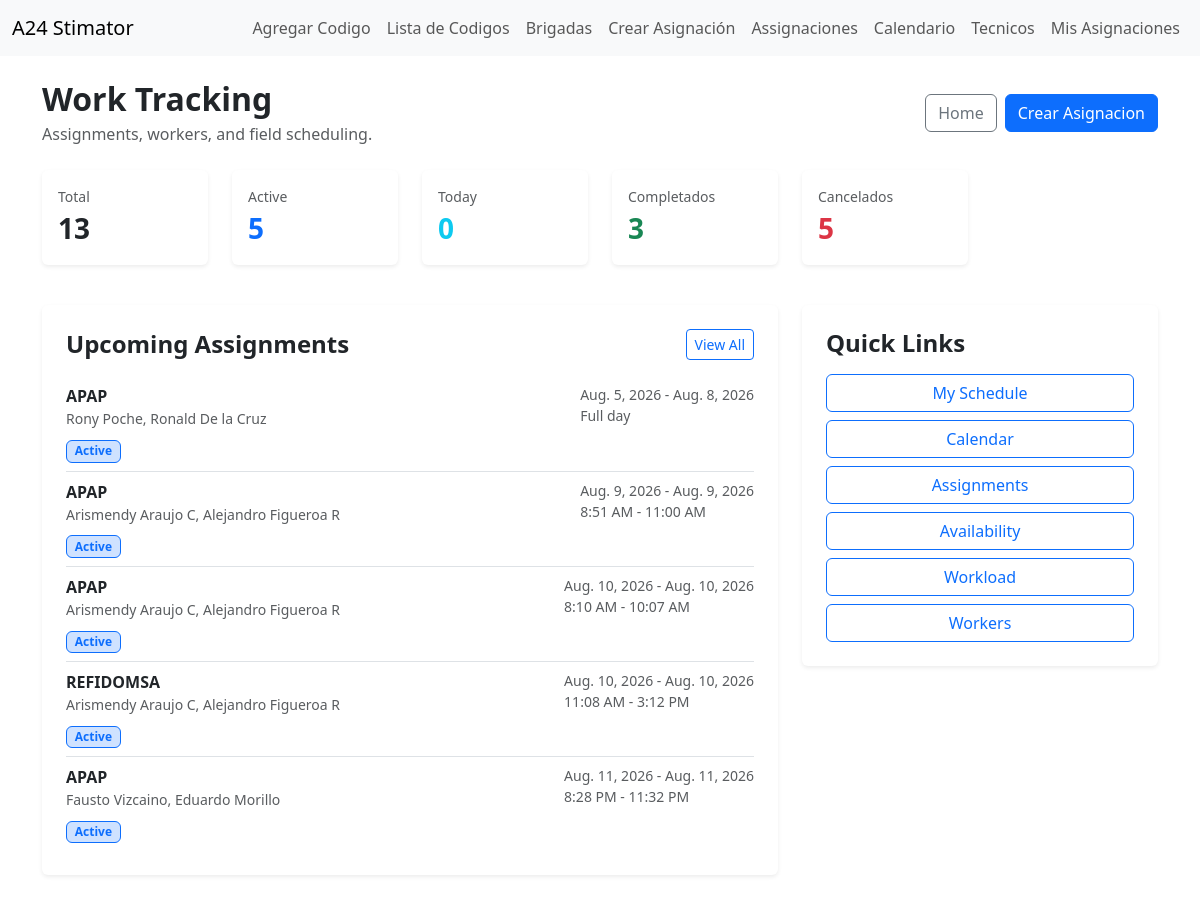
/work-tracking/ (signed in), run on the app's committed database.
### work_tracking/models.py (models this page shows, shortened)
class TechnicianAssigment(models.Model):
    STATUS_ACTIVE = 'active'
    STATUS_CANCELLED = 'cancelled'
    STATUS_COMPLETED = 'completed'
    STATUS_CHOICES = [
        (STATUS_ACTIVE, 'Active'),
        (STATUS_CANCELLED, 'Cancelled'),
        (STATUS_COMPLETED, 'Completed'),
    ]
    workers = models.ManyToManyField(User, through='AssignmentMember', related_name='work_assignments')
    assigned_by = models.ForeignKey(User, on_delete=models.PROTECT, related_name='created_technician_assigments')
    location = models.CharField(max_length=255)
    work_description = models.TextField(blank=True, null=True)
    start_date = models.DateField()
    end_date = models.DateField()
    start_time = models.TimeField(null=True, blank=True)
    end_time = models.TimeField(null=True, blank=True)
    status = models.CharField(max_length=20, choices=STATUS_CHOICES, default=STATUS_ACTIVE)
    created_at = models.DateTimeField(auto_now_add=True)
    completion_notes = models.TextField(blank=True)
    cancel_reason = models.TextField(blank=True)
    completed_at = models.DateTimeField(null=True,blank=True)
    cancelled_at = models.DateTimeField(null=True,blank=True)

### work_tracking/views.py (the view)
# urls.py: path("", views.work_tracking_dashboard_view, name="work_tracking_dashboard"),
@login_required(login_url="login")
def work_tracking_dashboard_view(request):
    if not hasattr(request.user, "profile"):
        messages.error(request, "Your user does not have a worker profile")
        return redirect("my_schedule")
    if request.user.profile.is_technician():
        upcoming_assignments = TechnicianAssigment.objects.filter(
            workers = request.user,
            status = TechnicianAssigment.STATUS_ACTIVE,
            end_date__gte = date.today(),
        ).select_related("assigned_by").prefetch_related("workers",).order_by("start_date", "start_time")[:5]
        summary = None
    else:
        upcoming_assignments = TechnicianAssigment.objects.filter(
            status = TechnicianAssigment.STATUS_ACTIVE,
            end_date__gte = date.today(),
        ).select_related("assigned_by",).prefetch_related("workers",).order_by("start_date", "start_time")[:5]
        summary_queryset = TechnicianAssigment.objects.all()
        today = date.today()
        summary = {
            "total" : summary_queryset.count(),
            "active" :summary_queryset.filter(status = TechnicianAssigment.STATUS_ACTIVE).count(),
            "today": summary_queryset.filter(
                status = TechnicianAssigment.STATUS_ACTIVE,
                start_date__lte = today,
                end_date__gte = today,
            ).count(),
            "completed" :summary_queryset.filter(status = TechnicianAssigment.STATUS_COMPLETED).count(),
            "cancelled" :summary_queryset.filter(status = TechnicianAssigment.STATUS_CANCELLED).count(),
        }
    return render(
        request,
        "work_tracking/dashboard.html",
        {
            "summary": summary,
            "upcoming_assignments": upcoming_assignments,
        }
    )

### work_tracking/models.py (called while the page is built)
    def is_technician(self):
        return self.role == self.ROLE_TECHNICIAN

### work_tracking/templates/work_tracking/dashboard.html (shortened to what this page needs)
{% extends 'html/layout.html' %}
{% block content %}
<div class="d-flex justify-content-between align-items-center mb-4">
    <div>
        <h2 class="fw-bold mb-1">Work Tracking</h2>
        <p class="text-muted mb-0">Assignments, workers, and field scheduling.</p>
    </div>
    <div class="d-flex gap-2">
        <a href="{% url 'home' %}" class="btn btn-outline-secondary">
            Home
        </a>
        {% if not user.profile.is_technician %}
            <a href="{% url 'create_assignment' %}" class="btn btn-primary">
                Crear Asignacion
            </a>
        {% endif %}
    </div>
</div>
{% if summary %}
    <div class="row mb-4">
        <div class="col-md-2 mb-3">
            <a href="{% url 'assignment_list' %}" class="text-decoration-none">
                <div class="card border-0 shadow-sm h-100">
                    <div class="card-body">
                        <div class="text-muted small">Total</div>
                        <div class="fs-3 fw-bold text-dark">{{ summary.total }}</div>
                    </div>
                </div>
            </a>
        </div>
        <div class="col-md-2 mb-3">
            <a href="{% url 'active_assignments' %}" class="text-decoration-none">
                <div class="card border-0 shadow-sm h-100">
                    <div class="card-body">
                        <div class="text-muted small">Active</div>
                        <div class="fs-3 fw-bold text-primary">{{ summary.active }}</div>
                    </div>
                </div>
            </a>
        </div>
        <div class="col-md-2 mb-3">
            <a href="{% url 'todays_assignments' %}" class="text-decoration-none">
                <div class="card border-0 shadow-sm h-100">
                    <div class="card-body">
                        <div class="text-muted small">Today</div>
                        <div class="fs-3 fw-bold text-info">{{ summary.today }}</div>
                    </div>
                </div>
            </a>
        </div>
        <div class="col-md-2 mb-3">
            <a href="{% url 'completed_assignments' %}" class="text-decoration-none">
                <div class="card border-0 shadow-sm h-100">
                    <div class="card-body">
                        <div class="text-muted small">Completados</div>
                        <div class="fs-3 fw-bold text-success">{{ summary.completed }}</div>
                    </div>
                </div>
            </a>
        </div>
       <div class="col-md-2 mb-3">
            <a href="{% url 'cancelled_assignments' %}" class="text-decoration-none">
                <div class="card border-0 shadow-sm h-100">
                    <div class="card-body">
                        <div class="text-muted small">Cancelados</div>
                        <div class="fs-3 fw-bold text-danger">{{ summary.cancelled }}</div>
                    </div>
                </div>
            </a>
        </div>
    </div>
{% endif %}
<div class="row">
    <div class="col-lg-8 mb-4">
        <div class="card border-0 shadow-sm">
            <div class="card-body p-4">
                <div class="d-flex justify-content-between align-items-center mb-3">
                    <h4 class="fw-bold mb-0">Upcoming Assignments</h4>
                    {% if not user.profile.is_technician %}
                        <a href="{% url 'assignment_list' %}" class="btn btn-outline-primary btn-sm">
                            View All
                        </a>
                    {% endif %}
                </div>
                {% if upcoming_assignments %}
                    <div class="list-group list-group-flush">
                        {% for assignment in upcoming_assignments %}
                            <a href="{% url 'assignment_detail' assignment.id %}" class="list-group-item list-group-item-action px-0">
                                <div class="d-flex justify-content-between align-items-start gap-3">
                                    <div>
                                        <strong class="d-block">{{ assignment.location }}</strong>
                                        <div class="text-muted small">
                                            {% for worker in assignment.workers.all %}
                                                {{ worker.get_full_name|default:worker.username }}{% if not forloop.last %}, {% endif %}
                                            {% endfor %}
                                        </div>
                                        <div class="mt-2">
                                            {% if assignment.status == "completed" %}
                                                <span class="badge bg-success-subtle text-success border border-success">
                                                    {{ assignment.get_status_display }}
                                                </span>
                                            {% elif assignment.status == "cancelled" %}
                                                <span class="badge bg-danger-subtle text-danger border border-danger">
                                                    {{ assignment.get_status_display }}
                                                </span>
                                            {% else %}
                                                <span class="badge bg-primary-subtle text-primary border border-primary">
                                                    {{ assignment.get_status_display }}
                                                </span>
                                            {% endif %}
                                        </div>
                                    </div>
                                    <span class="text-muted small text-nowrap">
                                        {{ assignment.start_date }} - {{ assignment.end_date }}
                                        {% if assignment.start_time and assignment.end_time %}
                                            <br>
                                            {{ assignment.start_time|time:"g:i A" }} - {{ assignment.end_time|time:"g:i A" }}
                                        {% else %}
                                            <br>
                                            Full day
                                        {% endif %}
                                    </span>
                                </div>
                            </a>
                        {% endfor %}
                    </div>
                {% else %}
                    <div class="alert alert-info mb-0">
                        No upcoming assignments.
                    </div>
                {% endif %}
            </div>
        </div>
    </div>
    <div class="col-lg-4 mb-4">
        <div class="card border-0 shadow-sm">
            <div class="card-body p-4">
                <h4 class="fw-bold mb-3">Quick Links</h4>
                <div class="d-grid gap-2">
                    <a href="{% url 'my_schedule' %}" class="btn btn-outline-primary">My Schedule</a>
                    <a href="{% url 'assignment_calendar' %}" class="btn btn-outline-primary">Calendar</a>
                    {% if not user.profile.is_technician %}
                        <a href="{% url 'assignment_list' %}" class="btn btn-outline-primary">Assignments</a>
                        <a href="{% url 'worker_availability' %}" class="btn btn-outline-primary">Availability</a>
                        <a href="{% url 'worker_workload' %}" class="btn btn-outline-primary">Workload</a>
                        <a href="{% url 'worker_directory' %}" class="btn btn-outline-primary">Workers</a>
                    {% endif %}
                </div>
            </div>
        </div>
    </div>
</div>
{% endblock %}

### data on the page
TechnicianAssigment: location "APAP", status "Active", start_date "Aug. 5, 2026", end_date "Aug. 8, 2026", shows "Full day"
TechnicianAssigment: location "APAP", status "Active", start_date "Aug. 9, 2026", end_date "Aug. 9, 2026", start_time "8:51 AM", end_time "11:00 AM"
TechnicianAssigment: location "APAP", status "Active", start_date "Aug. 10, 2026", end_date "Aug. 10, 2026", start_time "8:10 AM", end_time "10:07 AM"
TechnicianAssigment: location "REFIDOMSA", status "Active", start_date "Aug. 10, 2026", end_date "Aug. 10, 2026", start_time "11:08 AM", end_time "3:12 PM"
TechnicianAssigment: location "APAP", status "Active", start_date "Aug. 11, 2026", end_date "Aug. 11, 2026", start_time "8:28 PM", end_time "11:32 PM"

### other printed values
{{ summary.total }} "13"
{{ summary.active }} "5"
{{ summary.today }} "0"
{{ summary.completed }} "3"
{{ summary.cancelled }} "5"
{{ worker.get_full_name|default:worker.username }} "Rony Poche"
{{ worker.get_full_name|default:worker.username }} "Ronald De la Cruz"
{{ worker.get_full_name|default:worker.username }} "Arismendy Araujo C"
{{ worker.get_full_name|default:worker.username }} "Alejandro Figueroa R"
{{ worker.get_full_name|default:worker.username }} "Fausto Vizcaino"
{{ worker.get_full_name|default:worker.username }} "Eduardo Morillo"
